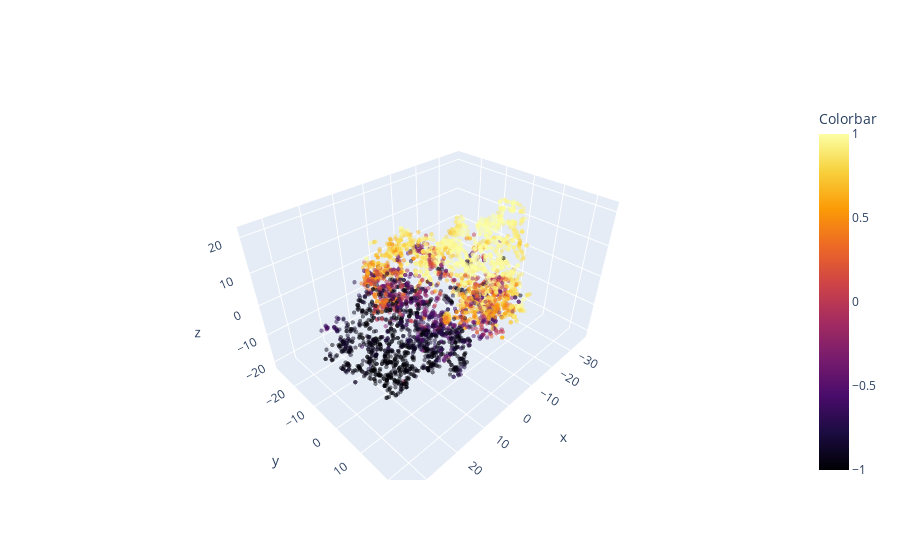

The notebook cell saved with this chart:
### Code cell
# D Scatter Plot with Colorscaling and Marker Styling

import plotly.graph_objects as go
import numpy as np
import plotly

# Helix equation
# t = np.linspace(0, 20, 100)
# x, y, z = np.cos(t), np.sin(t), t

fig = go.Figure(data=[go.Scatter3d(
    x=emb[:,0],
    y=emb[:,1],
    z=emb[:,2],
    mode='markers',
    marker=dict(
        size=1.5,
        color=heading,                # set color to an array/list of desired values
#         colorscale=plotly.colors.cyclical.IceFire, 
        colorscale=plotly.colors.sequential.Inferno,
        opacity=0.5,
        colorbar=dict(title="Colorbar")
    ) 
        
)])

# tight layout
# fig.update_layout(margin=dict(l=0, r=0, b=0))
fig.show()

### Figure 1 — Plotly figure (JSON) as saved in the notebook; plotly's stock layout.template omitted (floating-point values rounded to 4 significant figures; data arrays with more than 128 entries replaced by an {"elided": "..."} marker saying what was removed)
{"data": [{"marker": {"color": {"elided": "4012 float values"}, "colorbar": {"title": {"text": "Colorbar"}}, "colorscale": [[0, "#000004"], [0.1111, "#1b0c41"], [0.2222, "#4a0c6b"], [0.3333, "#781c6d"], [0.4444, "#a52c60"], [0.5556, "#cf4446"], [0.6667, "#ed6925"], [0.7778, "#fb9b06"], [0.8889, "#f7d13d"], [1, "#fcffa4"]], "opacity": 0.5, "size": 1.5}, "mode": "markers", "type": "scatter3d", "x": {"elided": "4012 float values"}, "y": {"elided": "4012 float values"}, "z": {"elided": "4012 float values"}}], "layout": {}}
